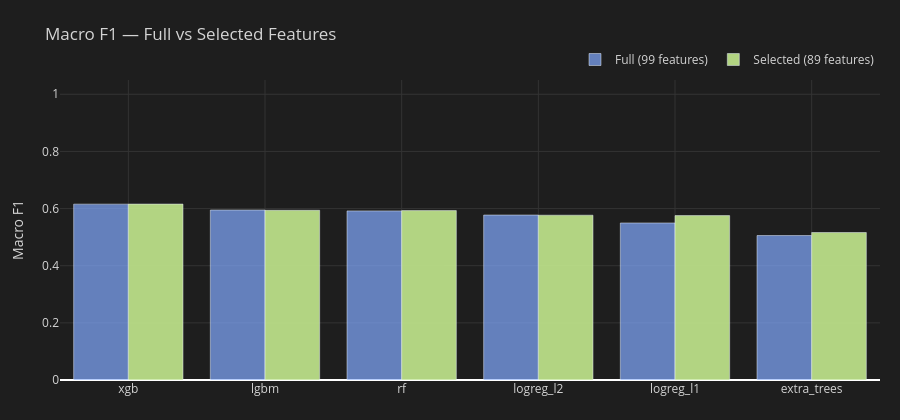

Notebook code for this chart:
### Code cell
# ── Build selected feature matrices ──────────────────────────────────────────
_sel_idx = [prescreened_features.index(f) for f in selected_features]
X_train_sel = X_train_ps[:, _sel_idx]
X_test_sel  = X_test_ps[:,  _sel_idx]
print(f"Selected feature matrix: {X_train_sel.shape[1]} features")

# ── Retrain on selected features ──────────────────────────────────────────────
from copy import deepcopy
bench_results_sel  = {}
fitted_models_sel  = {}

for name in MODELS_TO_RUN:
    model_sel = deepcopy(AVAILABLE_MODELS[name])
    _y_tr_m = y_train_xgb if name in _XGB_MODELS else y_train
    _y_te_m = y_test_xgb  if name in _XGB_MODELS else y_test
    print(f"  Retraining {name} (selected) …", end='  ')
    _t0 = time.time()
    if name in _XGB_MODELS:
        model_sel.fit(X_train_sel, _y_tr_m, sample_weight=_sw_train_xgb)
    else:
        model_sel.fit(X_train_sel, _y_tr_m)
    print(f"{time.time()-_t0:.1f}s")
    fitted_models_sel[name] = model_sel

    # Evaluate
    preds = model_sel.predict(X_test_sel)
    if name in _XGB_MODELS:
        preds_orig = np.vectorize(_LABEL_REMAP.get)(preds)
        y_te_orig  = np.vectorize(_LABEL_REMAP.get)(_y_te_m)
    else:
        preds_orig = preds
        y_te_orig  = _y_te_m

    acc   = accuracy_score(y_te_orig, preds_orig)
    f1    = f1_score(y_te_orig, preds_orig, average='macro', zero_division=0)
    f1_pc = f1_score(y_te_orig, preds_orig, average=None, zero_division=0, labels=[-1, 0, 1])
    try:
        proba = model_sel.predict_proba(X_test_sel)
        y_bin = label_binarize(_y_te_m if name in _XGB_MODELS else y_te_orig,
                               classes=[0, 1, 2] if name in _XGB_MODELS else [-1, 0, 1])
        roc = roc_auc_score(y_bin, proba, multi_class='ovr', average='macro')
    except Exception:
        roc = float('nan')
    bench_results_sel[name] = {
        'accuracy': acc, 'macro_f1': f1,
        'f1_sell': f1_pc[0], 'f1_hold': f1_pc[1], 'f1_buy': f1_pc[2],
        'roc_auc_ovr': roc,
    }

bench_df_sel = (
    pd.DataFrame(bench_results_sel).T
    .sort_values('macro_f1', ascending=False)
    .round(4)
)

# ── Full vs Selected comparison ────────────────────────────────────────────────
_compare_rows = []
for _n in MODELS_TO_RUN:
    for _met in ['accuracy', 'macro_f1', 'f1_sell', 'f1_buy', 'roc_auc_ovr']:
        _full = bench_results_full[_n][_met]
        _sel  = bench_results_sel[_n][_met]
        _compare_rows.append({
            'model': _n, 'metric': _met,
            'full': round(_full, 4),
            'selected': round(_sel, 4),
            'delta': round(_sel - _full, 4),
        })
compare_df = pd.DataFrame(_compare_rows)

print(f"\n{'='*70}")
print("  FULL vs SELECTED FEATURES — COMPARISON")
print(f"{'='*70}")
print(compare_df.pivot_table(
    index='model', columns='metric', values=['full', 'selected', 'delta']
).round(4).to_string())

# ── Comparison chart ──────────────────────────────────────────────────────────
_comp_models = bench_df_full.index.tolist()
_met_show    = 'macro_f1'
fig = go.Figure()
fig.add_trace(go.Bar(
    name=f'Full ({len(prescreened_features)} features)',
    x=_comp_models,
    y=[bench_results_full[m][_met_show] for m in _comp_models],
    marker_color='rgba(130,170,255,0.7)',
))
fig.add_trace(go.Bar(
    name=f'Selected ({len(selected_features)} features)',
    x=_comp_models,
    y=[bench_results_sel[m][_met_show] for m in _comp_models],
    marker_color='rgba(195,232,141,0.9)',
))
fig.update_layout(
    title=f'Macro F1 — Full vs Selected Features',
    barmode='group',
    yaxis=dict(range=[0, 1.05], title='Macro F1', gridcolor='#333'),
    xaxis=dict(gridcolor='#333'),
    height=420,
    paper_bgcolor='#1e1e1e', plot_bgcolor='#1e1e1e', font=dict(color='#d4d4d4'),
    legend=dict(orientation='h', yanchor='bottom', y=1.02, xanchor='right', x=1),
    margin=dict(l=60, r=20, t=80, b=40),
)
fig.show()

### Figure 1 — Plotly figure (JSON) as saved in the notebook; plotly's stock layout.template omitted (floating-point values rounded to 4 significant figures)
{"data": [{"marker": {"color": "rgba(130,170,255,0.7)"}, "name": "Full (99 features)", "type": "bar", "x": ["xgb", "lgbm", "rf", "logreg_l2", "logreg_l1", "extra_trees"], "y": [0.6155, 0.5949, 0.5918, 0.5774, 0.5496, 0.5057]}, {"marker": {"color": "rgba(195,232,141,0.9)"}, "name": "Selected (89 features)", "type": "bar", "x": ["xgb", "lgbm", "rf", "logreg_l2", "logreg_l1", "extra_trees"], "y": [0.6157, 0.5939, 0.5929, 0.5768, 0.5754, 0.5162]}], "layout": {"barmode": "group", "font": {"color": "#d4d4d4"}, "height": 420, "legend": {"orientation": "h", "x": 1, "xanchor": "right", "y": 1.02, "yanchor": "bottom"}, "margin": {"b": 40, "l": 60, "r": 20, "t": 80}, "paper_bgcolor": "#1e1e1e", "plot_bgcolor": "#1e1e1e", "title": {"text": "Macro F1 — Full vs Selected Features"}, "xaxis": {"gridcolor": "#333"}, "yaxis": {"gridcolor": "#333", "range": [0, 1.05], "title": {"text": "Macro F1"}}}}
